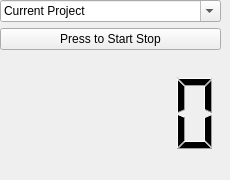
<?xml version="1.0" encoding="UTF-8"?>
<ui version="4.0">
 <class>Form</class>
 <widget class="QWidget" name="Form">
  <property name="geometry">
   <rect>
    <x>0</x>
    <y>0</y>
    <width>230</width>
    <height>180</height>
   </rect>
  </property>
  <property name="windowTitle">
   <string>Form</string>
  </property>
  <widget class="QWidget" name="verticalLayoutWidget">
   <property name="geometry">
    <rect>
     <x>0</x>
     <y>0</y>
     <width>221</width>
     <height>171</height>
    </rect>
   </property>
   <layout class="QVBoxLayout" name="verticalLayout">
    <property name="sizeConstraint">
     <enum>QLayout::SetMaximumSize</enum>
    </property>
    <item>
     <widget class="QComboBox" name="comboBox">
      <property name="editable">
       <bool>true</bool>
      </property>
      <property name="currentText">
       <string>Current Project</string>
      </property>
     </widget>
    </item>
    <item>
     <widget class="QPushButton" name="pushButton">
      <property name="text">
       <string>Press to Start Stop</string>
      </property>
     </widget>
    </item>
    <item>
     <widget class="QLCDNumber" name="lcdNumber">
      <property name="enabled">
       <bool>true</bool>
      </property>
      <property name="focusPolicy">
       <enum>Qt::NoFocus</enum>
      </property>
      <property name="acceptDrops">
       <bool>false</bool>
      </property>
      <property name="autoFillBackground">
       <bool>false</bool>
      </property>
      <property name="frameShape">
       <enum>QFrame::NoFrame</enum>
      </property>
      <property name="frameShadow">
       <enum>QFrame::Plain</enum>
      </property>
      <property name="digitCount">
       <number>5</number>
      </property>
      <property name="segmentStyle">
       <enum>QLCDNumber::Filled</enum>
      </property>
     </widget>
    </item>
   </layout>
  </widget>
 </widget>
 <resources/>
 <connections/>
</ui>
